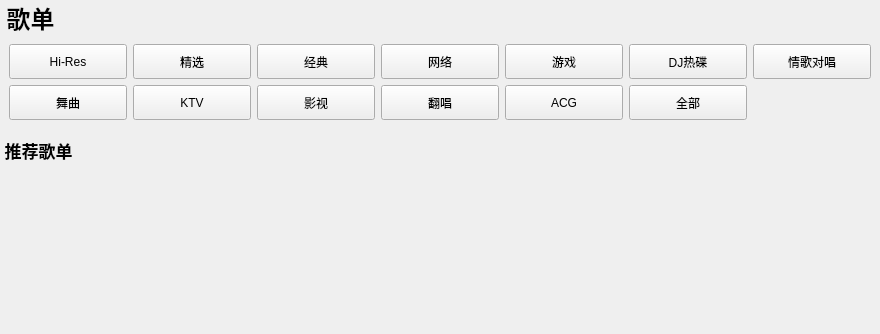
<?xml version="1.0" encoding="UTF-8"?>
<ui version="4.0">
 <class>SongList</class>
 <widget class="QWidget" name="SongList">
  <property name="geometry">
   <rect>
    <x>0</x>
    <y>0</y>
    <width>880</width>
    <height>334</height>
   </rect>
  </property>
  <property name="windowTitle">
   <string>SongList</string>
  </property>
  <layout class="QVBoxLayout" name="verticalLayout_2">
   <property name="spacing">
    <number>0</number>
   </property>
   <property name="leftMargin">
    <number>0</number>
   </property>
   <property name="topMargin">
    <number>0</number>
   </property>
   <property name="rightMargin">
    <number>0</number>
   </property>
   <property name="bottomMargin">
    <number>0</number>
   </property>
   <item>
    <widget class="MyScrollArea" name="scrollArea">
     <property name="frameShape">
      <enum>QFrame::NoFrame</enum>
     </property>
     <property name="horizontalScrollBarPolicy">
      <enum>Qt::ScrollBarAlwaysOff</enum>
     </property>
     <property name="widgetResizable">
      <bool>true</bool>
     </property>
     <widget class="QWidget" name="scrollAreaWidgetContents">
      <property name="geometry">
       <rect>
        <x>0</x>
        <y>0</y>
        <width>880</width>
        <height>334</height>
       </rect>
      </property>
      <layout class="QVBoxLayout" name="verticalLayout_3">
       <property name="spacing">
        <number>0</number>
       </property>
       <property name="leftMargin">
        <number>0</number>
       </property>
       <property name="topMargin">
        <number>0</number>
       </property>
       <property name="rightMargin">
        <number>0</number>
       </property>
       <property name="bottomMargin">
        <number>0</number>
       </property>
       <item>
        <widget class="QLabel" name="title_label">
         <property name="font">
          <font>
           <pointsize>18</pointsize>
           <bold>true</bold>
          </font>
         </property>
         <property name="text">
          <string> 歌单</string>
         </property>
         <property name="margin">
          <number>2</number>
         </property>
        </widget>
       </item>
       <item>
        <widget class="QWidget" name="widget" native="true">
         <property name="sizePolicy">
          <sizepolicy hsizetype="Expanding" vsizetype="Preferred">
           <horstretch>0</horstretch>
           <verstretch>0</verstretch>
          </sizepolicy>
         </property>
         <layout class="QGridLayout" name="gridLayout">
          <property name="bottomMargin">
           <number>18</number>
          </property>
          <item row="0" column="0">
           <widget class="QToolButton" name="Hi_toolButton">
            <property name="sizePolicy">
             <sizepolicy hsizetype="Expanding" vsizetype="Fixed">
              <horstretch>0</horstretch>
              <verstretch>0</verstretch>
             </sizepolicy>
            </property>
            <property name="minimumSize">
             <size>
              <width>0</width>
              <height>35</height>
             </size>
            </property>
            <property name="maximumSize">
             <size>
              <width>16777215</width>
              <height>35</height>
             </size>
            </property>
            <property name="cursor">
             <cursorShape>PointingHandCursor</cursorShape>
            </property>
            <property name="text">
             <string>Hi-Res</string>
            </property>
           </widget>
          </item>
          <item row="0" column="1">
           <widget class="QToolButton" name="select_toolButton">
            <property name="sizePolicy">
             <sizepolicy hsizetype="Expanding" vsizetype="Fixed">
              <horstretch>0</horstretch>
              <verstretch>0</verstretch>
             </sizepolicy>
            </property>
            <property name="minimumSize">
             <size>
              <width>0</width>
              <height>35</height>
             </size>
            </property>
            <property name="maximumSize">
             <size>
              <width>16777215</width>
              <height>35</height>
             </size>
            </property>
            <property name="cursor">
             <cursorShape>PointingHandCursor</cursorShape>
            </property>
            <property name="text">
             <string>精选</string>
            </property>
           </widget>
          </item>
          <item row="0" column="2">
           <widget class="QToolButton" name="classic_toolButton">
            <property name="sizePolicy">
             <sizepolicy hsizetype="Expanding" vsizetype="Fixed">
              <horstretch>0</horstretch>
              <verstretch>0</verstretch>
             </sizepolicy>
            </property>
            <property name="minimumSize">
             <size>
              <width>0</width>
              <height>35</height>
             </size>
            </property>
            <property name="maximumSize">
             <size>
              <width>16777215</width>
              <height>35</height>
             </size>
            </property>
            <property name="cursor">
             <cursorShape>PointingHandCursor</cursorShape>
            </property>
            <property name="text">
             <string>经典</string>
            </property>
           </widget>
          </item>
          <item row="0" column="3">
           <widget class="QToolButton" name="network_toolButton">
            <property name="sizePolicy">
             <sizepolicy hsizetype="Expanding" vsizetype="Fixed">
              <horstretch>0</horstretch>
              <verstretch>0</verstretch>
             </sizepolicy>
            </property>
            <property name="minimumSize">
             <size>
              <width>0</width>
              <height>35</height>
             </size>
            </property>
            <property name="maximumSize">
             <size>
              <width>16777215</width>
              <height>35</height>
             </size>
            </property>
            <property name="cursor">
             <cursorShape>PointingHandCursor</cursorShape>
            </property>
            <property name="text">
             <string>网络</string>
            </property>
           </widget>
          </item>
          <item row="0" column="4">
           <widget class="QToolButton" name="game_toolButton">
            <property name="sizePolicy">
             <sizepolicy hsizetype="Expanding" vsizetype="Fixed">
              <horstretch>0</horstretch>
              <verstretch>0</verstretch>
             </sizepolicy>
            </property>
            <property name="minimumSize">
             <size>
              <width>0</width>
              <height>35</height>
             </size>
            </property>
            <property name="maximumSize">
             <size>
              <width>16777215</width>
              <height>35</height>
             </size>
            </property>
            <property name="cursor">
             <cursorShape>PointingHandCursor</cursorShape>
            </property>
            <property name="text">
             <string>游戏</string>
            </property>
           </widget>
          </item>
          <item row="0" column="5">
           <widget class="QToolButton" name="DJ_toolButton">
            <property name="sizePolicy">
             <sizepolicy hsizetype="Expanding" vsizetype="Fixed">
              <horstretch>0</horstretch>
              <verstretch>0</verstretch>
             </sizepolicy>
            </property>
            <property name="minimumSize">
             <size>
              <width>0</width>
              <height>35</height>
             </size>
            </property>
            <property name="maximumSize">
             <size>
              <width>16777215</width>
              <height>35</height>
             </size>
            </property>
            <property name="cursor">
             <cursorShape>PointingHandCursor</cursorShape>
            </property>
            <property name="text">
             <string>DJ热碟</string>
            </property>
           </widget>
          </item>
          <item row="0" column="6">
           <widget class="QToolButton" name="love_song_toolButton">
            <property name="sizePolicy">
             <sizepolicy hsizetype="Expanding" vsizetype="Fixed">
              <horstretch>0</horstretch>
              <verstretch>0</verstretch>
             </sizepolicy>
            </property>
            <property name="minimumSize">
             <size>
              <width>0</width>
              <height>35</height>
             </size>
            </property>
            <property name="maximumSize">
             <size>
              <width>16777215</width>
              <height>35</height>
             </size>
            </property>
            <property name="cursor">
             <cursorShape>PointingHandCursor</cursorShape>
            </property>
            <property name="text">
             <string>情歌对唱</string>
            </property>
           </widget>
          </item>
          <item row="1" column="0">
           <widget class="QToolButton" name="dance_music_toolButton">
            <property name="sizePolicy">
             <sizepolicy hsizetype="Expanding" vsizetype="Fixed">
              <horstretch>0</horstretch>
              <verstretch>0</verstretch>
             </sizepolicy>
            </property>
            <property name="minimumSize">
             <size>
              <width>0</width>
              <height>35</height>
             </size>
            </property>
            <property name="maximumSize">
             <size>
              <width>16777215</width>
              <height>35</height>
             </size>
            </property>
            <property name="cursor">
             <cursorShape>PointingHandCursor</cursorShape>
            </property>
            <property name="text">
             <string>舞曲</string>
            </property>
           </widget>
          </item>
          <item row="1" column="1">
           <widget class="QToolButton" name="KTV_toolButton">
            <property name="sizePolicy">
             <sizepolicy hsizetype="Expanding" vsizetype="Fixed">
              <horstretch>0</horstretch>
              <verstretch>0</verstretch>
             </sizepolicy>
            </property>
            <property name="minimumSize">
             <size>
              <width>0</width>
              <height>35</height>
             </size>
            </property>
            <property name="maximumSize">
             <size>
              <width>16777215</width>
              <height>35</height>
             </size>
            </property>
            <property name="cursor">
             <cursorShape>PointingHandCursor</cursorShape>
            </property>
            <property name="text">
             <string>KTV</string>
            </property>
           </widget>
          </item>
          <item row="1" column="2">
           <widget class="QToolButton" name="video_toolButton">
            <property name="sizePolicy">
             <sizepolicy hsizetype="Expanding" vsizetype="Fixed">
              <horstretch>0</horstretch>
              <verstretch>0</verstretch>
             </sizepolicy>
            </property>
            <property name="minimumSize">
             <size>
              <width>0</width>
              <height>35</height>
             </size>
            </property>
            <property name="maximumSize">
             <size>
              <width>16777215</width>
              <height>35</height>
             </size>
            </property>
            <property name="cursor">
             <cursorShape>PointingHandCursor</cursorShape>
            </property>
            <property name="text">
             <string>影视</string>
            </property>
           </widget>
          </item>
          <item row="1" column="3">
           <widget class="QToolButton" name="cover_toolButton">
            <property name="sizePolicy">
             <sizepolicy hsizetype="Expanding" vsizetype="Fixed">
              <horstretch>0</horstretch>
              <verstretch>0</verstretch>
             </sizepolicy>
            </property>
            <property name="minimumSize">
             <size>
              <width>0</width>
              <height>35</height>
             </size>
            </property>
            <property name="maximumSize">
             <size>
              <width>16777215</width>
              <height>35</height>
             </size>
            </property>
            <property name="cursor">
             <cursorShape>PointingHandCursor</cursorShape>
            </property>
            <property name="text">
             <string>翻唱</string>
            </property>
           </widget>
          </item>
          <item row="1" column="4">
           <widget class="QToolButton" name="ACG_toolButton">
            <property name="sizePolicy">
             <sizepolicy hsizetype="Expanding" vsizetype="Fixed">
              <horstretch>0</horstretch>
              <verstretch>0</verstretch>
             </sizepolicy>
            </property>
            <property name="minimumSize">
             <size>
              <width>0</width>
              <height>35</height>
             </size>
            </property>
            <property name="maximumSize">
             <size>
              <width>16777215</width>
              <height>35</height>
             </size>
            </property>
            <property name="cursor">
             <cursorShape>PointingHandCursor</cursorShape>
            </property>
            <property name="text">
             <string>ACG</string>
            </property>
           </widget>
          </item>
          <item row="1" column="5">
           <widget class="IconBesideTextToolButton" name="all_toolButton">
            <property name="sizePolicy">
             <sizepolicy hsizetype="Expanding" vsizetype="Fixed">
              <horstretch>0</horstretch>
              <verstretch>0</verstretch>
             </sizepolicy>
            </property>
            <property name="minimumSize">
             <size>
              <width>0</width>
              <height>35</height>
             </size>
            </property>
            <property name="maximumSize">
             <size>
              <width>16777215</width>
              <height>35</height>
             </size>
            </property>
            <property name="cursor">
             <cursorShape>PointingHandCursor</cursorShape>
            </property>
            <property name="text">
             <string>全部</string>
            </property>
           </widget>
          </item>
          <item row="1" column="6">
           <spacer name="horizontalSpacer">
            <property name="orientation">
             <enum>Qt::Horizontal</enum>
            </property>
            <property name="sizeHint" stdset="0">
             <size>
              <width>40</width>
              <height>20</height>
             </size>
            </property>
           </spacer>
          </item>
         </layout>
        </widget>
       </item>
       <item>
        <widget class="QLabel" name="title_label_2">
         <property name="font">
          <font>
           <pointsize>13</pointsize>
           <bold>true</bold>
          </font>
         </property>
         <property name="text">
          <string> 推荐歌单</string>
         </property>
         <property name="margin">
          <number>2</number>
         </property>
        </widget>
       </item>
       <item>
        <widget class="QWidget" name="table_widget" native="true">
         <property name="sizePolicy">
          <sizepolicy hsizetype="Preferred" vsizetype="Expanding">
           <horstretch>0</horstretch>
           <verstretch>0</verstretch>
          </sizepolicy>
         </property>
        </widget>
       </item>
      </layout>
     </widget>
    </widget>
   </item>
  </layout>
 </widget>
 <customwidgets>
  <customwidget>
   <class>IconBesideTextToolButton</class>
   <extends>QToolButton</extends>
   <header>IconBesideTextToolButton.h</header>
  </customwidget>
  <customwidget>
   <class>MyScrollArea</class>
   <extends>QScrollArea</extends>
   <header>MyScrollArea.h</header>
   <container>1</container>
  </customwidget>
 </customwidgets>
 <resources/>
 <connections/>
</ui>
